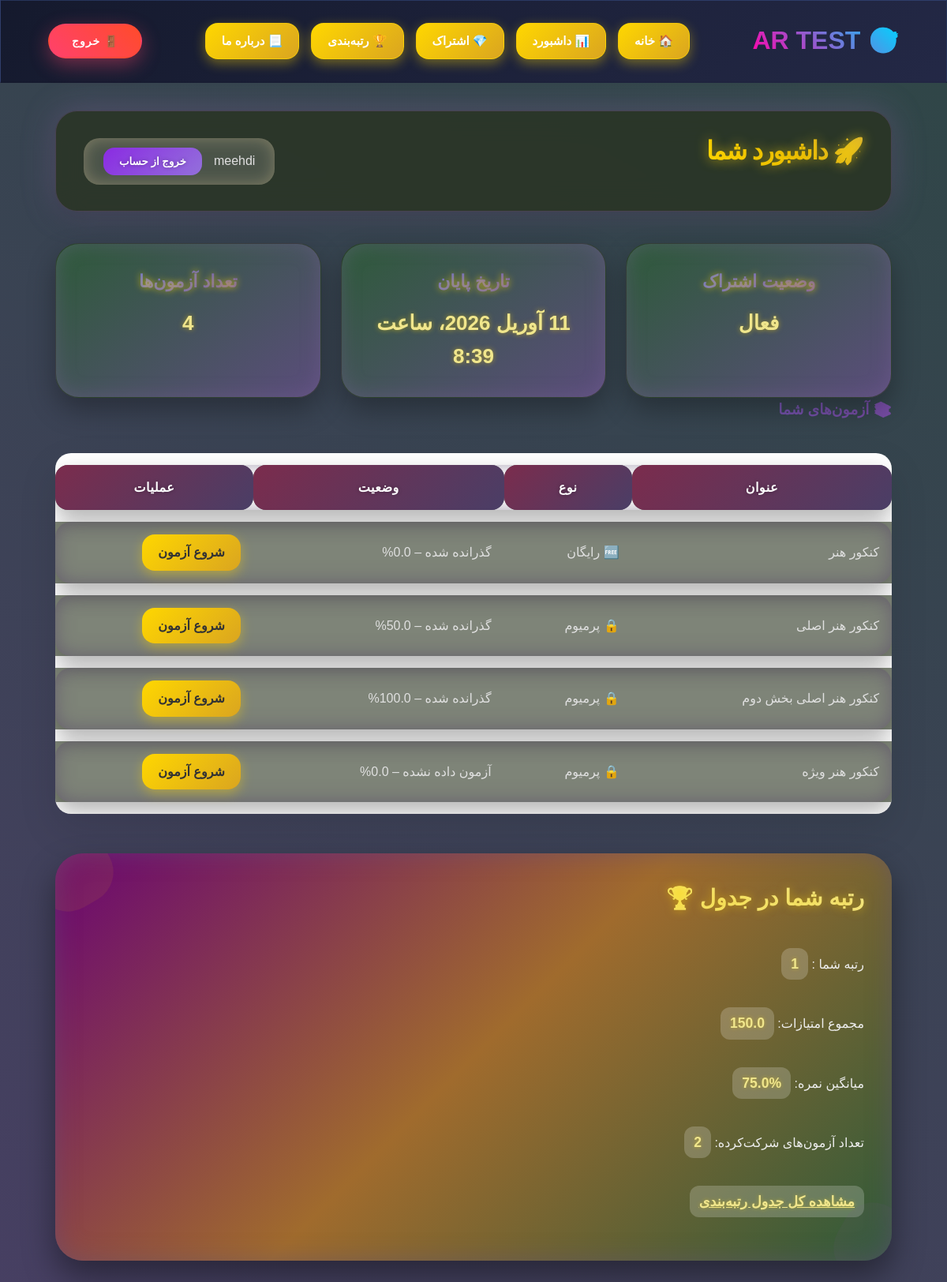
The page /accounts/dashboard/ (signed in) on the database its author committed.
### accounts/models.py (models this page shows, shortened)
class Subscription(models.Model):
    STATUS_CHOICES = [  # اضافه: choices برای status
        ('ندارد', 'ندارد'),
        ('فعال', 'فعال'),
        ('منقضی', 'منقضی'),
    ]
    user = models.OneToOneField(User, on_delete=models.CASCADE, related_name='subscription')  # تغییر کوچک: related_name اضافه برای دسترسی آسان (user.subscription)
    plan = models.ForeignKey(Plan, on_delete=models.SET_NULL, null=True, blank=True, verbose_name="پلن خریداری شده")
    is_active = models.BooleanField(default=False, verbose_name="فعال است؟")
    start_date = models.DateTimeField(null=True, blank=True, verbose_name="تاریخ شروع")
    end_date = models.DateTimeField(null=True, blank=True, verbose_name="تاریخ انقضا")
    authority = models.CharField(max_length=100, blank=True, null=True, verbose_name="شناسه Authority زرین‌پال")
    ref_id = models.CharField(max_length=100, blank=True, null=True, verbose_name="شناسه پیگیری زرین‌پال (Ref ID)")
    status = models.CharField(max_length=10, choices=STATUS_CHOICES, default='ندارد', verbose_name="وضعیت اشتراک")
    def check_status(self):
            now = timezone.now()
            status_changed = False
            if self.end_date and now > self.end_date:
                if self.status != 'منقضی':
                    self.is_active = False
                    self.status = 'منقضی'
                    status_changed = True
            elif self.end_date and now <= self.end_date:
                if self.status != 'فعال':
                    self.is_active = True
                    self.status = 'فعال'
                    status_changed = True
            else: # No end_date or not set yet
                if self.status != 'ندارد':
                    self.is_active = False
                    self.status = 'ندارد'
                    status_changed = True
            return status_changed
    class Meta:
        verbose_name = "اشتراک کاربر"
        verbose_name_plural = "اشتراک‌های کاربران"

### quizzes/models.py (models this page shows, shortened)
class Quiz(models.Model):
    title = models.CharField(max_length=200, verbose_name="عنوان آزمون")
    description = models.TextField(verbose_name="توضیحات آزمون", blank=True, null=True)
    is_premium = models.BooleanField(default=False, verbose_name="آزمون ویژه است؟")
    duration_minutes = models.PositiveIntegerField(default=30)
    is_active = models.BooleanField(default=True,verbose_name="آزمون فعال باشد؟")
    created_at = models.DateTimeField(default=timezone.now, verbose_name="تاریخ ایجاد")
    class Meta:
        verbose_name = "آزمون"  # نام مفرد فارسی
        verbose_name_plural = "آزمون‌ها" # نام جمع فارسی

### accounts/views.py (the view)
# urls.py: path('dashboard/', dashboard_view, name='dashboard'),
@login_required
def dashboard_view(request):
    subscription = getattr(request.user, 'subscription', None)
    subscription_status = "-"  # مقدار پیش‌فرض
    subscription_end = "-"    # مقدار پیش‌فرض
    if subscription:
        subscription.check_status()
        subscription_status = subscription.status if hasattr(subscription, 'status') else "-"
        if hasattr(subscription, 'end_date') and subscription.end_date:
            subscription_end = subscription.end_date
        else:
            subscription_end = "-" # اگر تاریخ پایان وجود ندارد
    user_rank_data = get_user_rank(request.user)
    quizzes = Quiz.objects.prefetch_related('questions')
    attempts = {a.quiz_id: a for a in QuizAttempt.objects.filter(user=request.user, is_completed=True)}
    quiz_results = []
    for quiz in quizzes:
        attempt = attempts.get(quiz.id)
        total = quiz.questions.count()
        correct = attempt.answers.filter(selected_choice__is_correct=True).count() if attempt else 0
        percent = round((correct / total * 100), 2) if total else 0
        quiz_results.append({
            'quiz': quiz,
            'correct_answers': correct,
            'total_questions': total,
            'percentage': percent,
            'status': f"{'گذرانده شده' if attempt else 'آزمون داده نشده'} – {percent}%"
        })
    return render(request, 'accounts/dashboard.html', {
        'subscription_status': subscription_status,
        'subscription_end': subscription_end,
        'quiz_results': quiz_results,
        'user_rank': user_rank_data,
    })

### accounts/utils.py (called while the page is built)
def get_user_rank(user):
    leaderboard_data = QuizAttempt.objects.filter(
        is_completed=True,
        quiz__is_premium=True
    ).values(
        'user_id'
    ).annotate(
        total_score=Sum('score'),
        quizzes_taken=Count('id')
    ).order_by('-total_score')
    rank = 0
    last_score = None
    for entry in leaderboard_data:
        score = entry['total_score']
        if score != last_score:
            rank += 1
        if entry['user_id'] == user.id:
            avg_score = entry['total_score'] / entry['quizzes_taken']
            return {
                'rank': rank,
                'total_score': entry['total_score'],
                'average': round(avg_score, 2),
                'quizzes_taken': entry['quizzes_taken']
            }
        last_score = score
    return None

### accounts/templates/accounts/dashboard.html (shortened to what this page needs)
{% extends 'base.html' %}
{% block content %}
<div class="dashboard-container">
    <div class="dashboard-header">
        <h2>🚀 داشبورد شما</h2>
        <div class="user-box">
            {{ request.user.username }}
            <form action="{% url 'accounts:logout' %}" method="post" style="margin:0;">
                <button type="submit" class="logout-btn">خروج از حساب</button>
            </form>
        </div>
    </div>
    <div class="stats">
        <div class="stat-card">
            <h3>وضعیت اشتراک</h3>
            <p>{{ subscription_status }}</p>
        </div>
        <div class="stat-card">
            <h3>تاریخ پایان</h3>
            <p>{% if subscription_end %}{{ subscription_end }}{% else %}-{% endif %}</p>
        </div>
        <div class="stat-card">
            <h3>تعداد آزمون‌ها</h3>
            <p>{{ quiz_results|length }}</p>
        </div>
    </div>
    <h3 style="margin-bottom:20px;">📚 آزمون‌های شما</h3>
    <table>
        <tr>
            <th>عنوان</th>
            <th>نوع</th>
            <th>وضعیت</th>
            <th>عملیات</th>
        </tr>
        {% for result in quiz_results %}
<tr>
    <td>{{ result.quiz.title }}</td>
    <td>
        {% if result.quiz.is_premium %}
            🔒 پرمیوم
        {% else %}
            🆓 رایگان
        {% endif %}
    </td>
    <td>{{ result.status }}</td>
    <td>
        {% if result.quiz.is_premium and result.attempted %}
            <span class="start-quiz-btn disabled-btn">انجام شده</span>
        {% else %}
            <a href="{% url 'quiz_list' %}" class="start-quiz-btn">
                شروع آزمون
            </a>
        {% endif %}
    </td>
</tr>
{% endfor %}
    </table>
 {% if user_rank %}
<div class="ranking-summary-card">
    <div class="card-header">
        <h3> رتبه شما در جدول 🏆 </h3>
    </div>
    <div class="card-body">
        <p>
            رتبه شما :
            <span class="user-rank">{{ user_rank.rank }}</span>
        </p>
        <p>مجموع امتیازات:
            <strong class="user-rank">{{ user_rank.total_score }}</strong>
        </p>
        <p>میانگین نمره:
            <strong class="user-rank">{{ user_rank.average }}%</strong>
        </p>
        <p>تعداد آزمون‌های شرکت‌کرده:
            <strong class="user-rank">{{ user_rank.quizzes_taken }}</strong>
        </p>
        <a href="{% url 'accounts:leaderboard' %}" class="user-rank">
            مشاهده کل جدول رتبه‌بندی
        </a>
    </div>
</div>
{% endif %}
{% endblock %}

### quizzes/templates/base.html (style rules this page uses)
* { margin: 0; padding: 0; box-sizing: border-box; }
html, body { height: 100%; overflow-x: hidden; scroll-behavior: smooth; }
body { font-family: 'Vazir', 'Segoe UI', Tahoma, sans-serif; background: linear-gradient(135deg, #667eea 0%, #764ba2 50%, #f093fb 100%); background-attachment: fixed; color: #333; line-height: 1.6; }
h1, h2, h3 { background: linear-gradient(135deg, #667eea, #764ba2); -webkit-background-clip: text; -webkit-text-fill-color: transparent; background-clip: text; margin-bottom: 25px; font-weight: 800; }
table { width: 100%; border-collapse: separate; border-spacing: 0; background: white; border-radius: 20px; overflow: hidden; box-shadow: 0 20px 50px rgba(0,0,0,0.1); }

### rows shown on the page
Subscription: status "فعال", end_date "11 آوریل 2026، ساعت 8:39"
Quiz: quiz "کنکور هنر", is_premium "🆓 رایگان", status "گذرانده شده – 0.0%"
Quiz: quiz "کنکور هنر اصلی", is_premium "🔒 پرمیوم", status "گذرانده شده – 50.0%"
Quiz: quiz "کنکور هنر اصلی بخش دوم", is_premium "🔒 پرمیوم", status "گذرانده شده – 100.0%"
Quiz: quiz "کنکور هنر ویژه", is_premium "🔒 پرمیوم", status "آزمون داده نشده – 0.0%"

### other values the page prints
{{ request.user.username }} "meehdi"
{{ quiz_results|length }} "4"
{{ user_rank.rank }} "1"
{{ user_rank.total_score }} "150.0"
{{ user_rank.average }} "75.0"
{{ user_rank.quizzes_taken }} "2"
